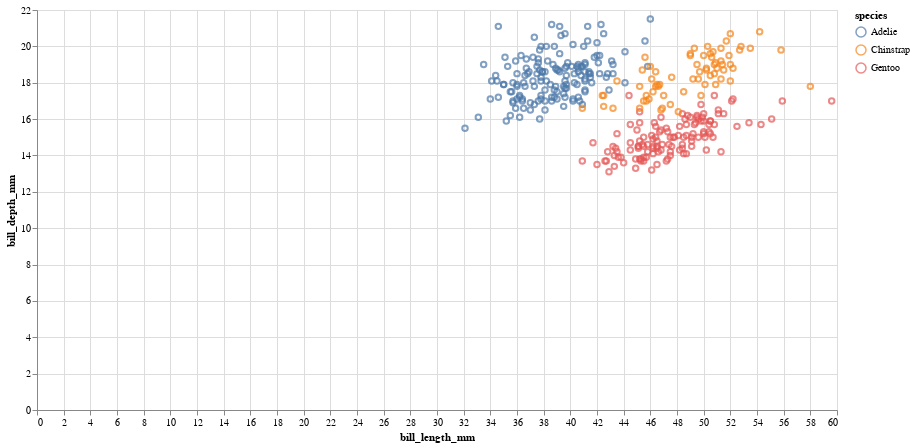

Notebook source saved alongside this figure:
### Code cell
chart = (
    alt.Chart(t)
    .mark_point()
    .encode(x="bill_length_mm:Q", y="bill_depth_mm:Q", color="species:N")
    .interactive()
    .properties(width=800, height=400)
)
chart

### Figure 1 — Vega-Lite specification as saved in the notebook (floating-point values rounded to 4 significant figures; data arrays with more than 128 entries replaced by an {"elided": "..."} marker saying what was removed)
{"config": {"view": {"continuousWidth": 300, "continuousHeight": 300}}, "data": {"name": "data-b414165be0aeea8c687bc9462659f7b8"}, "mark": {"type": "point"}, "encoding": {"color": {"field": "species", "type": "nominal"}, "x": {"field": "bill_length_mm", "type": "quantitative"}, "y": {"field": "bill_depth_mm", "type": "quantitative"}}, "height": 400, "params": [{"name": "param_1", "select": {"type": "interval", "encodings": ["x", "y"]}, "bind": "scales"}], "width": 800, "$schema": "https://vega.github.io/schema/vega-lite/v5.8.0.json", "datasets": {"data-b414165be0aeea8c687bc9462659f7b8": {"elided": "344 records"}}}
